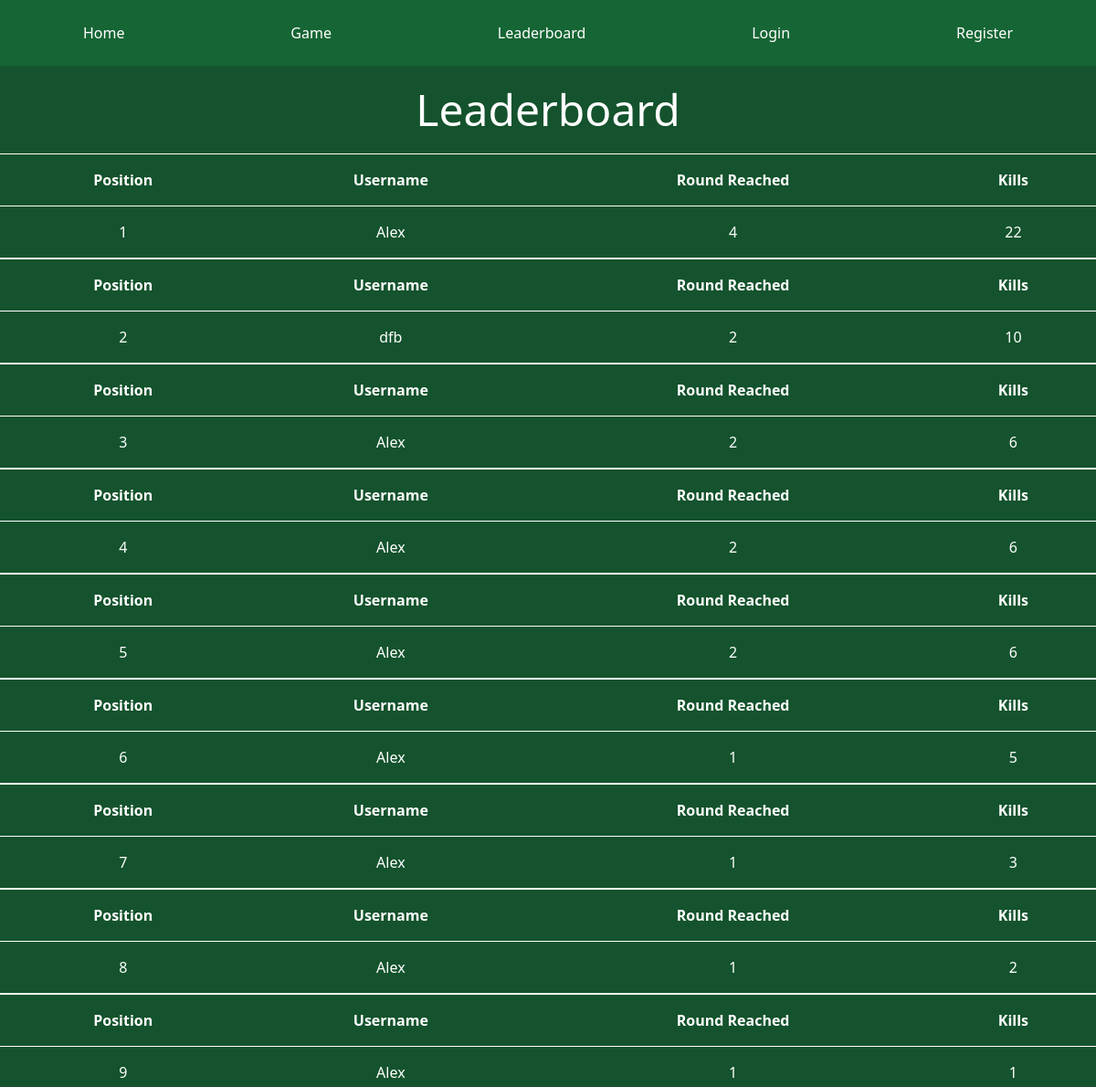
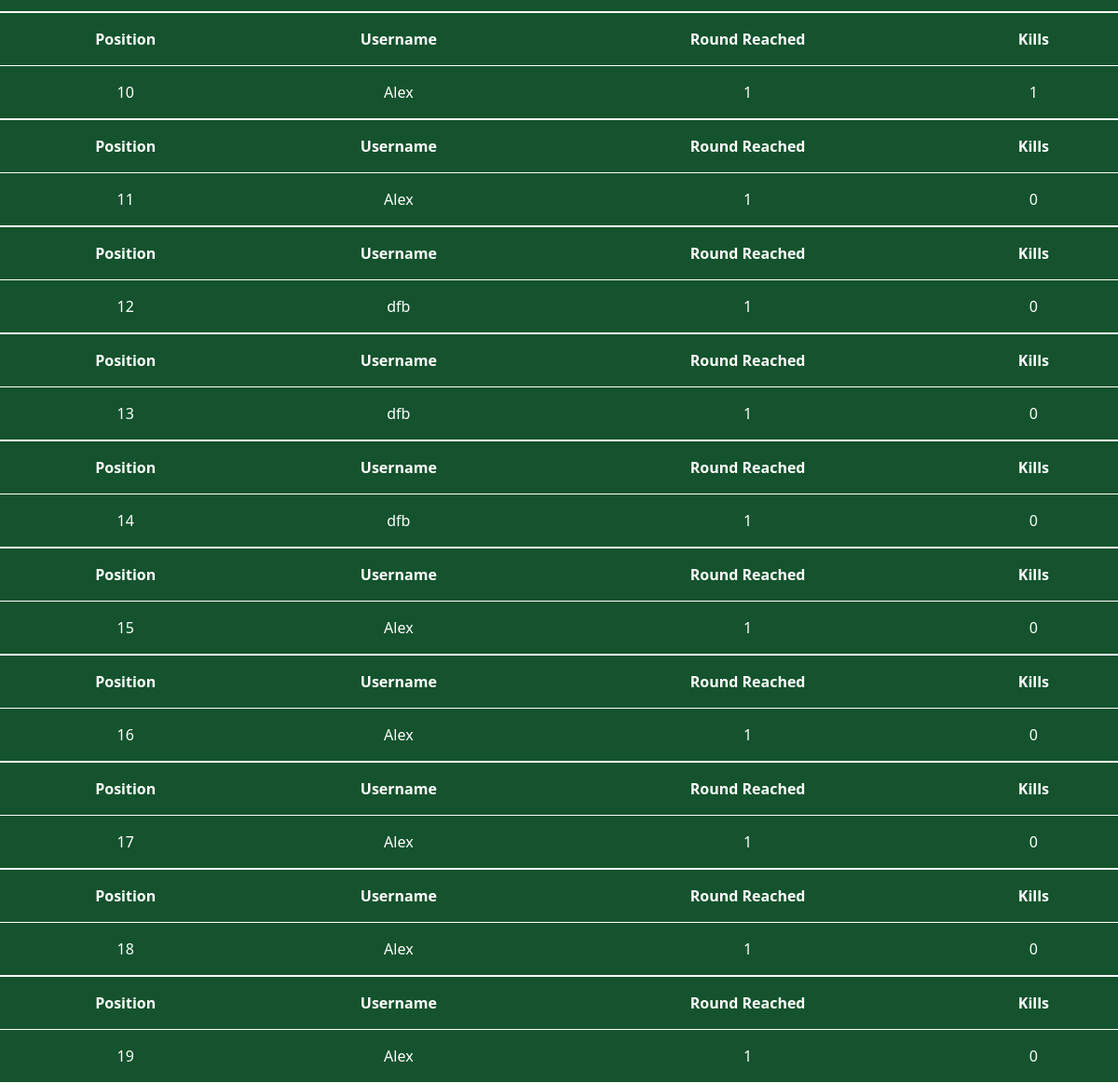
The app's page /leaderboard with its own data (2 pictures, top to bottom).
### tables this page shows
CREATE TABLE leaderboard (
    entryid INTEGER NOT NULL PRIMARY KEY AUTOINCREMENT,
    username TEXT NOT NULL,
    round INTEGER NOT NULL,
    kills INTEGER NOT NULL
);

### app.py (the view)
@app.route("/leaderboard")
def leaderboard():
    db = get_db()
    query = '''
            SELECT username, round, kills
            FROM leaderboard
            ORDER BY round DESC, kills DESC
            '''
    entries = db.execute(query).fetchall()
    return render_template("leaderboard.html", entries=entries)

### app.py (called while the page is built)
@app.before_request
def load_logged_in_user():
    g.user = session.get('username', None)

### database.py (called while the page is built)
def get_db():
    if "db" not in g:
        g.db = sqlite3.connect(DATABASE,
            detect_types=sqlite3.PARSE_DECLTYPES
        )
        g.db.row_factory = sqlite3.Row
    return g.db

### templates/leaderboard.html (shortened to what this page needs)
<!DOCTYPE html>
<html lang='en'>
<head>
    <link rel='stylesheet' href='{{ url_for("static", filename="styles.css")}}'/>
</head>
<body class="bg-green-900">
    <header>
        <nav class="flex justify-around items-center bg-green-800">
          <a
            class="py-4 px-8 my-2 text-white font-medium rounded-2xl hover:bg-green-600"
            href="{{ url_for('index') }}"
            >Home</a
          >
          <a
            class="py-4 px-8 my-2 text-white font-medium rounded-2xl hover:bg-green-600"
            href="{{ url_for('game') }}"
            >Game</a
          >
          <a
            class="py-4 px-8 my-2 text-white font-medium rounded-2xl hover:bg-green-600"
            href="{{ url_for('leaderboard') }}"
            >Leaderboard</a
          >
          {% if g.user %}
          <a
            class="py-4 px-8 my-2 text-white font-medium rounded-2xl hover:bg-green-600"
            href="{{ url_for('logout') }}"
            >Logout</a
          >
          {% else %}
          <a
            class="py-4 px-8 my-2 text-white font-medium rounded-2xl hover:bg-green-600"
            href="{{ url_for('login') }}"
            >Login</a
          >
          <a
            class="py-4 px-8 my-2 text-white font-medium rounded-2xl hover:bg-green-600"
            href="{{ url_for('register') }}"
            >Register</a
          >
          {% endif %}
        </nav>
      </header>
    <main class=" text-white">
        <h1 class=" font-medium text-5xl text-center my-6">Leaderboard</h1>
        {% set pos = namespace(value=1) %}
        {% for entry in entries %}
        <table>
            <tr>
                <th>Position</th>
                <th>Username</th>
                <th>Round Reached</th>
                <th>Kills</th>
            </tr>
            <tr>
                <td>{{ pos.value }}</td>
                <td>{{ entry['username'] }}</td>
                <td>{{ entry['round'] }}</td>
                <td>{{ entry['kills'] }}</td>
            </tr>
        </table>
        {% set pos.value = pos.value + 1 %}
        {% endfor %}
    </main>
</body>
</html>

### static/styles.css (style rules this page uses)
html, :host { line-height: 1.5; -webkit-text-size-adjust: 100%; -moz-tab-size: 4; -o-tab-size: 4; tab-size: 4; font-family: ui-sans-serif, system-ui, sans-serif, "Apple Color Emoji", "Segoe UI Emoji", "Segoe UI Symbol", "Noto Color Emoji"; font-feature-settings: normal; font-variation-settings: normal; -webkit-tap-highlight-color: transparent; }
body { margin: 0; line-height: inherit; }
h1, h2, h3, h4, h5, h6 { font-size: inherit; font-weight: inherit; }
a { color: inherit; text-decoration: inherit; }
table { text-indent: 0; border-color: inherit; border-collapse: collapse; }
blockquote, dl, dd, h1, h2, h3, h4, h5, h6, hr, figure, p, pre { margin: 0; }
.my-2 { margin-top: 0.5rem; margin-bottom: 0.5rem; }
.my-6 { margin-top: 1.5rem; margin-bottom: 1.5rem; }
.flex { display: flex; }
.items-center { align-items: center; }
.justify-around { justify-content: space-around; }
.rounded-2xl { border-radius: 1rem; }
.bg-green-800 { --tw-bg-opacity: 1; background-color: rgb(22 101 52 / var(--tw-bg-opacity)); }
.bg-green-900 { --tw-bg-opacity: 1; background-color: rgb(20 83 45 / var(--tw-bg-opacity)); }
.px-8 { padding-left: 2rem; padding-right: 2rem; }
.py-4 { padding-top: 1rem; padding-bottom: 1rem; }
.text-center { text-align: center; }
.text-5xl { font-size: 3rem; line-height: 1; }
.font-medium { font-weight: 500; }
.text-white { --tw-text-opacity: 1; color: rgb(255 255 255 / var(--tw-text-opacity)); }
body { min-height: 100vh; }
main { min-height: 100vh; }
table { border-collapse: collapse; width: 100%; }
td, th { padding: 1em; border-top: 1px solid white; border-bottom: 1px solid white; text-align: center; }

### records on screen
leaderboard: value "1", username "Alex", round "4", kills "22"
leaderboard: value "2", username "dfb", round "2", kills "10"
leaderboard: value "3", username "Alex", round "2", kills "6"
leaderboard: value "4", username "Alex", round "2", kills "6"
leaderboard: value "5", username "Alex", round "2", kills "6"
leaderboard: value "6", username "Alex", round "1", kills "5"
leaderboard: value "7", username "Alex", round "1", kills "3"
leaderboard: value "8", username "Alex", round "1", kills "2"
leaderboard: value "9", username "Alex", round "1", kills "1"
leaderboard: value "10", username "Alex", round "1", kills "1"
leaderboard: value "11", username "Alex", round "1", kills "0"
leaderboard: value "12", username "dfb", round "1", kills "0"
leaderboard: value "13", username "dfb", round "1", kills "0"
leaderboard: value "14", username "dfb", round "1", kills "0"
leaderboard: value "15", username "Alex", round "1", kills "0"
leaderboard: value "16", username "Alex", round "1", kills "0"
leaderboard: value "17", username "Alex", round "1", kills "0"
leaderboard: value "18", username "Alex", round "1", kills "0"
leaderboard: value "19", username "Alex", round "1", kills "0"
